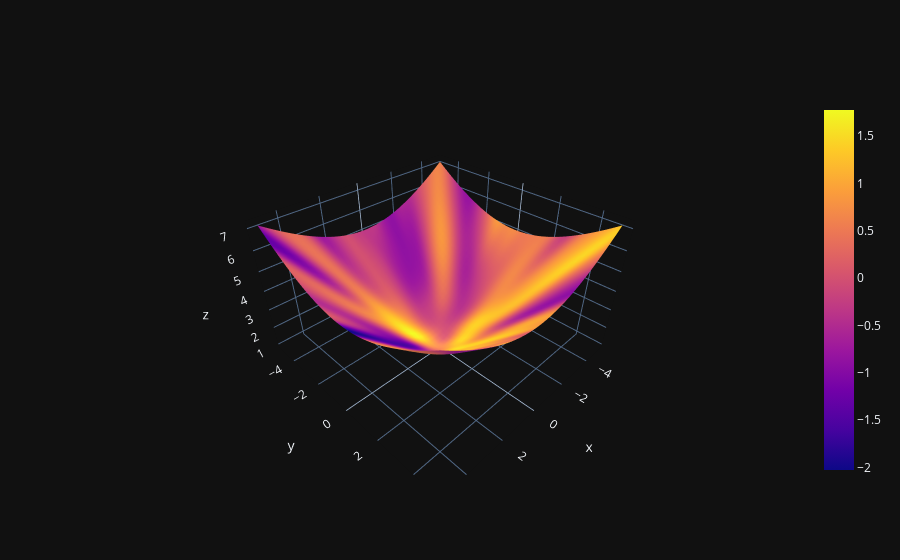

Write notebook code for a chart like this one.
### Code cell
with torch.no_grad():
    torch.manual_seed(0)
    outputs = layer(inputs, sample='pathwise')
    c = outputs[0, ..., 2]
    x, y, z = inputs.view(num_inputs, num_inputs, -1).unbind(-1)

fig = go.Figure(data=[go.Surface(x=y, y=z, z=x, surfacecolor=c.view_as(x))])
fig.show()

### Figure 1 — Plotly figure (JSON) as saved in the notebook; plotly's stock layout.template omitted (floating-point values rounded to 4 significant figures; data arrays with more than 128 entries replaced by an {"elided": "..."} marker saying what was removed)
{"data": [{"surfacecolor": {"elided": "50x50 float values"}, "type": "surface", "x": {"elided": "50x50 float values"}, "y": {"elided": "50x50 float values"}, "z": {"elided": "50x50 float values"}}], "layout": {}}
